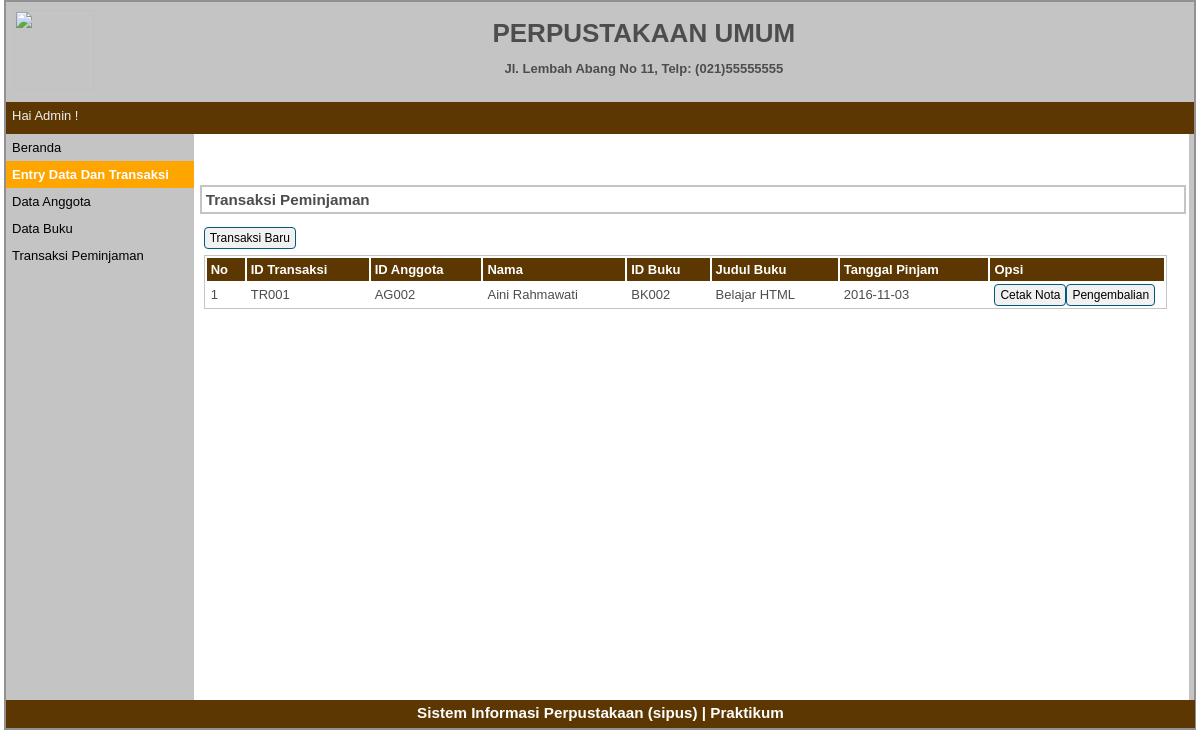
Page /index.php?p=transaksi-peminjaman on the committed database.
### tables this page shows
CREATE TABLE `tbtransaksi` (
  `idtransaksi` varchar(5) NOT NULL,
  `idanggota` varchar(5) NOT NULL,
  `idbuku` varchar(5) NOT NULL,
  `tglpinjam` date NOT NULL,
  `tglkembali` date NOT NULL
);

CREATE TABLE `tbanggota` (
  `idanggota` varchar(5) NOT NULL,
  `nama` varchar(30) NOT NULL,
  `jeniskelamin` varchar(10) NOT NULL,
  `alamat` varchar(40) NOT NULL,
  `status` varchar(20) NOT NULL
);

CREATE TABLE `tbbuku` (
  `idbuku` varchar(5) NOT NULL,
  `judulbuku` varchar(50) NOT NULL,
  `kategori` varchar(50) NOT NULL,
  `pengarang` varchar(40) NOT NULL,
  `penerbit` varchar(40) NOT NULL,
  `status` varchar(10) NOT NULL
);

### pages/transaksi-peminjaman.php (the view)
<div id="label-page"><h3>Transaksi Peminjaman</h3></div>
<div id="content">
	<p id="tombol-tambah-container"><a href="index.php?p=transaksi-peminjaman-input" class="tombol">Transaksi Baru</a></p>
	<table id="tabel-tampil">
		<tr>
			<th id="label-tampil-no">No</td>
			<th>ID Transaksi</th>
			<th>ID Anggota</th>
			<th>Nama</th>
			<th>ID Buku</th>
			<th>Judul Buku</th>
			<th>Tanggal Pinjam</th>
			<th id="label-opsi3">Opsi</th>
		</tr>
		<?php
		$sql="SELECT tbtransaksi.*,tbanggota.*,tbbuku.*
		FROM tbtransaksi,tbanggota,tbbuku
		WHERE tbtransaksi.idanggota=tbanggota.idanggota
		AND tbtransaksi.idbuku=tbbuku.idbuku
		AND tbtransaksi.tglkembali='0000-00-00'
		ORDER BY tbtransaksi.idtransaksi DESC";
		$q_transaksi = mysqli_query($db, $sql);
		$nomor=1;
		while($r_transaksi=mysqli_fetch_array($q_transaksi)){
		?>
		<tr>
			<td><?php echo $nomor++; ?></td>
			<td><?php echo $r_transaksi['idtransaksi']; ?></td>
			<td><?php echo $r_transaksi['idanggota']; ?></td>
			<td><?php echo $r_transaksi['nama']; ?></td>
			<td><?php echo $r_transaksi['idbuku']; ?></td>
			<td><?php echo $r_transaksi['judulbuku']; ?></td>
			<td><?php echo $r_transaksi['tglpinjam']; ?></td>
			<td>
				<div class="tombol-opsi-container"><a href="cetak/nota-peminjaman.php?&id=<?php echo $r_transaksi['idtransaksi'];?>" target="_blank" class="tombol">Cetak Nota</a></div>
				<div class="tombol-opsi-container"><a href="proses/pengembalian-proses.php?&id=<?php echo $r_transaksi['idtransaksi'];?>" class="tombol">Pengembalian</a></div>
			</td>
		</tr>
		<?php } ?>
	</table>
</div>

### style.css (style rules this page uses)
* { margin:0px; padding:0px }
body { font-family:sans-serif; font-size:13px; color:#4D4D4D; }
#label-page { margin-top:6px; margin-bottom:6px; margin-left:6px; border:2px solid #C4C4C4; padding:4px; width:97.9%; }
#content { float:left; width:96.8%; min-height:454px; background-image : border:2px solid #C4C4C4; padding:10px; margin-bottom:6px; }
.tombol { border-radius:4px; font-size:12px; text-decoration:none; background-color:#F1F1F1; padding-top:3px; padding-bottom:3px; padding-left:5px; padding-right:5px; border:1px solid #01597E; color:black; }
#tombol-tambah-container { margin-bottom:10px; }
#tabel-tampil { border:1px solid #C4C4C4; width:100%; }
#tabel-tampil tr:nth-child(odd) { background-color:#F1F1F1; }
#tabel-tampil tr th { background-color:#5C3701; color:#FFFFFF; padding:4px; text-align:left; }
#tabel-tampil td { padding:4px; }
#label-tampil-no { width:30px; }
#label-opsi3 { width:166px; font-weight:bold; }
.tombol-opsi-container { float:left; }

### rows in the picture
tbtransaksi: idtransaksi "TR001", idanggota.idanggota "AG002", idanggota.nama "Aini Rahmawati", idbuku.idbuku "BK002", idbuku.judulbuku "Belajar HTML", tglpinjam "2016-11-03"
